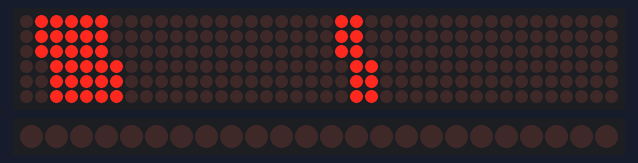
Bench run of a sketch on a simulated Arduino Uno, built with avr-gcc and run on an emulated ATmega328P. Parts: 40×6 LED matrix, 24 shift-register outputs drawn as a row of LEDs (first output left, lit = HIGH). Wiring (inferred from the names in the program): 8 × shift register (74HC595): data pin 9; shift clock pin 10; latch pin 2; LED matrix (orientation assumed): rows pin 3, pin 4, pin 5, pin 6, pin 7, pin 8; columns Q39, Q38, Q37, Q36, Q35, Q34, Q33, Q32, Q31, Q30, Q29, Q28, Q27, Q26, Q25, Q24, Q23, Q22, Q21, Q20, Q19, Q18, Q17, Q16, Q15, Q14, Q13, Q12, Q11, Q10, Q9, Q8, Q7, Q6, Q5, Q4, Q3, Q2, Q1, Q0. Wiring (inferred from the signals the program sends): row of LEDs: on Q40, Q41, Q42, Q43, Q44, Q45, Q46, Q47, Q48, Q49, Q50, Q51, Q52, Q53, Q54, Q55, Q56, Q57, Q58, Q59, Q60, Q61, Q62, Q63.

Above: at 1.25 s.
At 5.89 s:
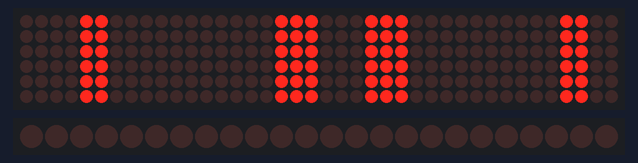
At 11.97 s:
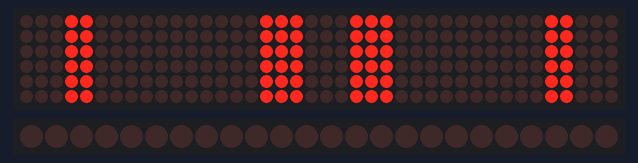
At 21.09 s:
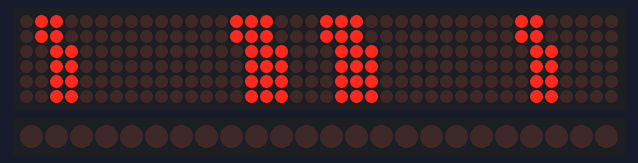
At 30.13 s:
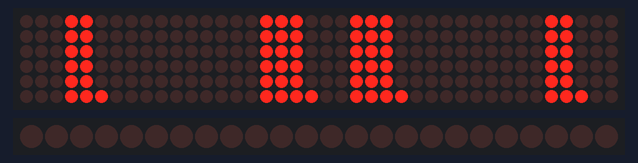
At 39.25 s:
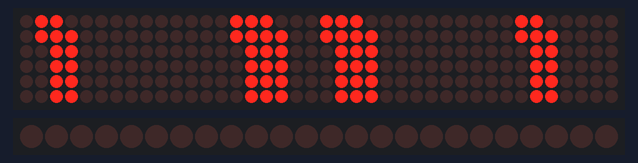

The sketch:

TenicaP101Driver.ino
```cpp
#include <avr/pgmspace.h>
#include <avr/io.h>
#include <avr/interrupt.h>

#define DISPLAYORDER MSBFIRST
#define FRAMES 10
#define DELAY 10
#define V(var) var?LOW:HIGH
#define ON(var) digitalWrite(var,LOW);
#define OFF(var) digitalWrite(var,HIGH);


#define BIT8 0x01
#define BIT7 0x02
#define BIT6 0x04
#define BIT5 0x08
#define BIT4 0x10
#define BIT3 0x20
#define BIT2 0x40
#define BIT1 0x80
#define ANY_BIT(valA,valB) ((!!(valA & valB)) ? 1 : 0)
const char bits[8] = {BIT8, BIT7, BIT6, BIT5, BIT4, BIT3, BIT2, BIT1};
#define CHECK_BIT(var,pos) (!!((var) & bits[pos]))

uint8_t framedone[FRAMES];
uint8_t frames[FRAMES][7][12];
uint8_t data[7][12];
//Rotate left, shift everything left and set the least significant bit to what the most significant bit was before
#define rol(val) val = val << 1 | !!(val & 0x80);
//Rotate right, same as left but backwards.
#define ror(val) val = val >> 1 | ((!!(val & 1)) ? 0x80 : 0);

// the loop routine runs over and over again forever:
byte charwidth = 5;
byte spacing = 2;
byte disp[7][12];


void shiftOutRol(uint8_t dataPin, uint8_t clockPin, uint8_t bitOrder, uint8_t val)
{
	//This function is called a lot and probably earns much speed from the rol operator because
	//atmega328 only does one step shift making code like !!(val & 1 << i) "slow".
	//Note, probably a shift and a !!(val & 0x80) would be as fast (or faster).
	uint8_t i;

	 if (bitOrder == MSBFIRST) {
		 rol(val);
	 }
	for (i = 8; i > 0 ; i--)  {
		digitalWrite(dataPin, !!(val & 1));
		digitalWrite(clockPin, HIGH);
		digitalWrite(clockPin, LOW);
		if (bitOrder == MSBFIRST) {
					 rol(val);
		} else {
					 //No need for rotation here.
					 val = val >> 1;
		}

}
}

void shiftArray(uint8_t bitOrder, uint8_t row) {
	uint8_t tmp,tmp2;
	uint8_t i;

	//Theese two loops could probably be written "backwards" and save at least one tmp variable
	//But then they would be not so readable. I hope they are good enough.
	if (bitOrder == LSBFIRST) {
		tmp = 0;
		for (i = 12; i-- > 0; ) { //Cool unsigned decreasing loop
			tmp2 = data[row][i];
			data[row][i] = data[row][i] >> 1 | (tmp?0x80:0);
			tmp = tmp2 & 0x01;
		}
	} else {
		tmp = 0;
		for (i = 0; i < 12; i++) {
			tmp2 = !!(data[row][i] & 0x80);
			data[row][i] = data[row][i] << 1 | (tmp?1:0);
			tmp = tmp2;
		}

	}
}
void shiftOutArray(uint8_t dataPin, uint8_t clockPin, uint8_t bitOrder, uint8_t row,uint8_t (*data)[12]) {
	if (bitOrder == LSBFIRST) {
		for (uint8_t i = 0; i < 12; i++) {
			shiftOutRol(dataPin,clockPin,bitOrder,data[row][i]);
		}
	} else {
		for (uint8_t i = 12; i-- > 0; ) { //Cool unsigned decreasing loop
			shiftOutRol(dataPin,clockPin,bitOrder,data[row][i]);
		}
	}
}

const byte CLK = 10;
const byte SIN = 9;
//Pins to use
const byte list[] = {2,3,4,5,6,7,8,SIN,CLK};


const byte listlen = 9;

short length = 0;
//Array taken from http://playground.arduino.cc/Code/PCD8544
const byte font[][5] = {
		{0x00,0x00,0x00,0x00,0x00},   //   0x20 32
		{0x00,0x00,0x6f,0x00,0x00},   // ! 0x21 33
		{0x00,0x07,0x00,0x07,0x00},   // " 0x22 34
		{0x14,0x7f,0x14,0x7f,0x14},   // # 0x23 35
		{0x00,0x07,0x04,0x1e,0x00},   // $ 0x24 36
		{0x23,0x13,0x08,0x64,0x62},   // % 0x25 37
		{0x36,0x49,0x56,0x20,0x50},   // & 0x26 38
		{0x00,0x00,0x07,0x00,0x00},   // ' 0x27 39
		{0x00,0x1c,0x22,0x41,0x00},   // ( 0x28 40
		{0x00,0x41,0x22,0x1c,0x00},   // ) 0x29 41
		{0x14,0x08,0x3e,0x08,0x14},   // * 0x2a 42
		{0x08,0x08,0x3e,0x08,0x08},   // + 0x2b 43
		{0x00,0x50,0x30,0x00,0x00},   // , 0x2c 44
		{0x08,0x08,0x08,0x08,0x08},   // - 0x2d 45
		{0x00,0x60,0x60,0x00,0x00},   // . 0x2e 46
		{0x20,0x10,0x08,0x04,0x02},   // / 0x2f 47
		{0x3e,0x51,0x49,0x45,0x3e},   // 0 0x30 48
		{0x00,0x42,0x7f,0x40,0x00},   // 1 0x31 49
		{0x42,0x61,0x51,0x49,0x46},   // 2 0x32 50
		{0x21,0x41,0x45,0x4b,0x31},   // 3 0x33 51
		{0x18,0x14,0x12,0x7f,0x10},   // 4 0x34 52
		{0x27,0x45,0x45,0x45,0x39},   // 5 0x35 53
		{0x3c,0x4a,0x49,0x49,0x30},   // 6 0x36 54
		{0x01,0x71,0x09,0x05,0x03},   // 7 0x37 55
		{0x36,0x49,0x49,0x49,0x36},   // 8 0x38 56
		{0x06,0x49,0x49,0x29,0x1e},   // 9 0x39 57
		{0x00,0x36,0x36,0x00,0x00},   // : 0x3a 58
		{0x00,0x56,0x36,0x00,0x00},   // ; 0x3b 59
		{0x08,0x14,0x22,0x41,0x00},   // < 0x3c 60
		{0x14,0x14,0x14,0x14,0x14},   // = 0x3d 61
		{0x00,0x41,0x22,0x14,0x08},   // > 0x3e 62
		{0x02,0x01,0x51,0x09,0x06},   // ? 0x3f 63
		{0x3e,0x41,0x5d,0x49,0x4e},   // @ 0x40 64
		{0x7e,0x09,0x09,0x09,0x7e},   // A 0x41 65
		{0x7f,0x49,0x49,0x49,0x36},   // B 0x42 66
		{0x3e,0x41,0x41,0x41,0x22},   // C 0x43 67
		{0x7f,0x41,0x41,0x41,0x3e},   // D 0x44 68
		{0x7f,0x49,0x49,0x49,0x41},   // E 0x45 69
		{0x7f,0x09,0x09,0x09,0x01},   // F 0x46 70
		{0x3e,0x41,0x49,0x49,0x7a},   // G 0x47 71
		{0x7f,0x08,0x08,0x08,0x7f},   // H 0x48 72
		{0x00,0x41,0x7f,0x41,0x00},   // I 0x49 73
		{0x20,0x40,0x41,0x3f,0x01},   // J 0x4a 74
		{0x7f,0x08,0x14,0x22,0x41},   // K 0x4b 75
		{0x7f,0x40,0x40,0x40,0x40},   // L 0x4c 76
		{0x7f,0x02,0x0c,0x02,0x7f},   // M 0x4d 77
		{0x7f,0x04,0x08,0x10,0x7f},   // N 0x4e 78
		{0x3e,0x41,0x41,0x41,0x3e},   // O 0x4f 79
		{0x7f,0x09,0x09,0x09,0x06},   // P 0x50 80
		{0x3e,0x41,0x51,0x21,0x5e},   // Q 0x51 81
		{0x7f,0x09,0x19,0x29,0x46},   // R 0x52 82
		{0x46,0x49,0x49,0x49,0x31},   // S 0x53 83
		{0x01,0x01,0x7f,0x01,0x01},   // T 0x54 84
		{0x3f,0x40,0x40,0x40,0x3f},   // U 0x55 85
		{0x0f,0x30,0x40,0x30,0x0f},   // V 0x56 86
		{0x3f,0x40,0x30,0x40,0x3f},   // W 0x57 87
		{0x63,0x14,0x08,0x14,0x63},   // X 0x58 88
		{0x07,0x08,0x70,0x08,0x07},   // Y 0x59 89
		{0x61,0x51,0x49,0x45,0x43},   // Z 0x5a 90
		{0x3c,0x4a,0x49,0x29,0x1e},   // [ 0x5b 91
		{0x02,0x04,0x08,0x10,0x20},   // \ 0x5c 92
		{0x00,0x41,0x7f,0x00,0x00},   // ] 0x5d 93
		{0x04,0x02,0x01,0x02,0x04},   // ^ 0x5e 94
		{0x40,0x40,0x40,0x40,0x40},   // _ 0x5f 95
		{0x00,0x00,0x03,0x04,0x00},   // ` 0x60 96
		{0x20,0x54,0x54,0x54,0x78},   // a 0x61 97
		{0x7f,0x48,0x44,0x44,0x38},   // b 0x62 98
		{0x38,0x44,0x44,0x44,0x20},   // c 0x63 99
		{0x38,0x44,0x44,0x48,0x7f},   // d 0x64 100
		{0x38,0x54,0x54,0x54,0x18},   // e 0x65 101
		{0x08,0x7e,0x09,0x01,0x02},   // f 0x66 102
		{0x0c,0x52,0x52,0x52,0x3e},   // g 0x67 103
		{0x7f,0x08,0x04,0x04,0x78},   // h 0x68 104
		{0x00,0x44,0x7d,0x40,0x00},   // i 0x69 105
		{0x20,0x40,0x44,0x3d,0x00},   // j 0x6a 106
		{0x00,0x7f,0x10,0x28,0x44},   // k 0x6b 107
		{0x00,0x41,0x7f,0x40,0x00},   // l 0x6c 108
		{0x7c,0x04,0x18,0x04,0x78},   // m 0x6d 109
		{0x7c,0x08,0x04,0x04,0x78},   // n 0x6e 110
		{0x38,0x44,0x44,0x44,0x38},   // o 0x6f 111
		{0x7c,0x14,0x14,0x14,0x08},   // p 0x70 112
		{0x08,0x14,0x14,0x18,0x7c},   // q 0x71 113
		{0x7c,0x08,0x04,0x04,0x08},   // r 0x72 114
		{0x48,0x54,0x54,0x54,0x20},   // s 0x73 115
		{0x04,0x3f,0x44,0x40,0x20},   // t 0x74 116
		{0x3c,0x40,0x40,0x20,0x7c},   // u 0x75 117
		{0x1c,0x20,0x40,0x20,0x1c},   // v 0x76 118
		{0x3c,0x40,0x30,0x40,0x3c},   // w 0x77 119
		{0x44,0x28,0x10,0x28,0x44},   // x 0x78 120
		{0x0c,0x50,0x50,0x50,0x3c},   // y 0x79 121
		{0x44,0x64,0x54,0x4c,0x44},   // z 0x7a 122
		{0x00,0x08,0x36,0x41,0x41},   // { 0x7b 123
		{0x00,0x00,0x7f,0x00,0x00},   // | 0x7c 124
		{0x41,0x41,0x36,0x08,0x00},   // } 0x7d 125
		{0x04,0x02,0x04,0x08,0x04},   // ~ 0x7e 126
	};
uint8_t i = 0;

/*
  Initializes a timer, see ISR (TIMER1_COMPA_vect)
*/
void init_timer() {
	  cli();          // disable global interrupts
    TCCR1A = 0;     // set entire TCCR1A register to 0
    TCCR1B = 0;     // same for TCCR1B

    // set compare match register to desired timer count:
    OCR1A = 1000;
    // turn on CTC mode:
    TCCR1B |= (1 << WGM12);
    // Set CS10 and CS12 bits for 1024 prescaler:
    TCCR1B |= (1 << CS10);
    TCCR1B |= (1 << CS11);
    // enable timer compare interrupt:
    TIMSK1 |= (1 << OCIE1A);
    sei();          // enable global interrupts
}

//Initialize for displaying stuff
void setup() {
  //Clear the values of pins.
  for ( i = 0; i < listlen; i++) {
    pinMode(list[i], OUTPUT);
     OFF(list[i]);
  }
  //Start our frame drawer timer.
  init_timer();
}


char text[] = "Pasi says hello!   ";
uint8_t charat = 0;
uint8_t colat = 0;
void drawText() {
	uint8_t i;
	length = 18;
	for (i = 0; i < 7; i++) {
		shiftArray(MSBFIRST,i);
	}

	for (i = 0; i < 7; i++) {
		if (colat < charwidth) {
			char f = font[text[charat]-32][colat];
			data[i][0] |= CHECK_BIT(f,i);
		}
	}
	colat++;
	if (colat >= charwidth+spacing-1) {
		colat = 0;
		charat++;
	}
	if (charat >= length) {
		charat = 0;
	}
}

/*
Main program loop, calls a function such as drawSinCruve or drawText,
these modify the data variable to be the next frame. after this it
copies the new frame into the frames array, after which it marks
the frame as done.

Also, if no frame is free it waits.
*/
uint8_t loopframeAt = 0;
void loop() {
        uint8_t j;

        //No frames free, wait.
        if (framedone[loopframeAt] == 1) {
          delay(5);
          return;
        }
        //Call drawer here
        drawText();
        //Copy frame to frame queue.
        for (i = 0; i < 7; i++) {
          for (j = 0; j < 12; j++) {
            frames[loopframeAt][i][j] = data[i][j];
          }
        }
        //mark frame as done and delay
        framedone[loopframeAt] = 1;
        delay(DELAY);
        loopframeAt++;
        if (loopframeAt >= FRAMES) {
          loopframeAt = 0;
        }
}

//Sin curve loop, fast
double radians = 0;
double increase = 80.0f/180.0f;
void drawSinCurve() {

	radians+=increase;
	for (i = 0; i < 7; i++)
	{
		shiftArray(MSBFIRST,i);

	}
	data[(int)(sin(radians)*4.0f)+3][0] |= 1;
}

/*
  Ugly timer that handles the drawing of a frame, each tick one row of the display is updated,
  if there's no new frame we continue drawing the old frame.
*/
uint8_t clock = 0;
uint8_t frameAt = 0;
uint8_t lastFrame = -1;
ISR (TIMER1_COMPA_vect)
{
        boolean hasNewFrame = framedone[frameAt] == 1;
        boolean hasOldFrame = lastFrame != -1;

        if (!hasNewFrame && !hasOldFrame)
          return;
	digitalWrite(list[clock],HIGH);

	clock++;
        //If we have updated all rows reset clock and try to advance to the next frame.
	if (clock > 6) {
	  clock = 0;
          if (hasNewFrame) {
            if (hasOldFrame)
              framedone[lastFrame] = 0; //Mark frame as viewed.

            lastFrame = frameAt;
            frameAt++;
            if (frameAt >= FRAMES) {
              frameAt = 0;
            }
          }
	}


        if (framedone[frameAt] == 1)
        	shiftOutArray(SIN,CLK,DISPLAYORDER,clock,frames[frameAt]);
        else if (lastFrame != -1)
        	shiftOutArray(SIN,CLK,DISPLAYORDER,clock,frames[lastFrame]);

	digitalWrite(list[clock],LOW);

}
```
